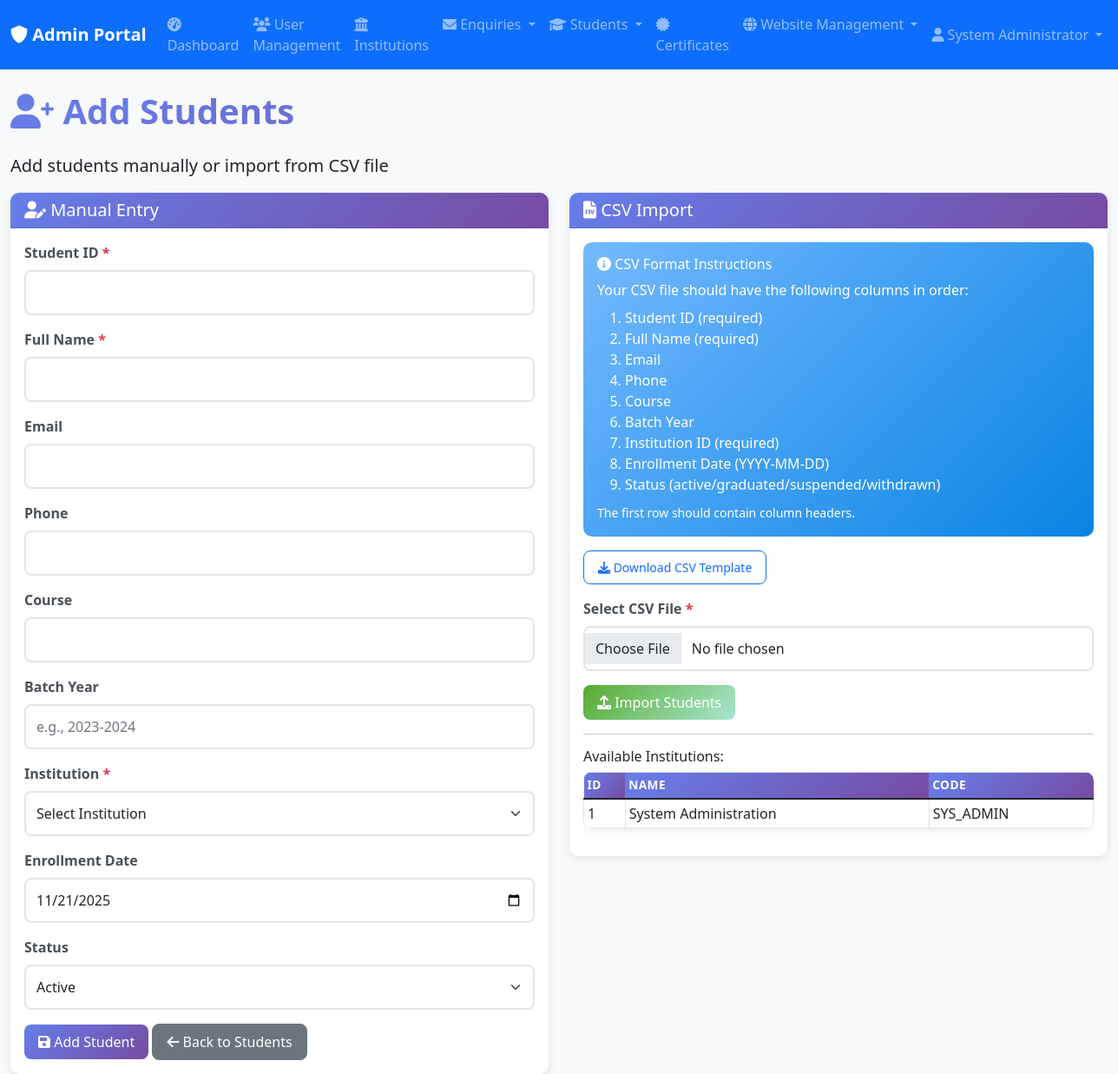
The app's page /public/admin/add_student.php (signed in) with its own data.
### tables this page shows
CREATE TABLE institutions (
    id INT PRIMARY KEY AUTO_INCREMENT,
    name VARCHAR(100) NOT NULL,
    code VARCHAR(20) UNIQUE NOT NULL,
    address TEXT,
    phone VARCHAR(20),
    email VARCHAR(100),
    established_date DATE,
    is_active BOOLEAN DEFAULT TRUE,
    created_at TIMESTAMP DEFAULT CURRENT_TIMESTAMP,
    updated_at TIMESTAMP DEFAULT CURRENT_TIMESTAMP ON UPDATE CURRENT_TIMESTAMP
);

### includes/functions.php (called while the page is built, shortened)
<?php
function url($path = '') {
    $path = ltrim($path, '/');
    return BASE_URL . ($path ? '/' . $path : '');
}

### includes/db_connect.php (called while the page is built, shortened)
<?php
if (!class_exists('DatabaseConnection')) {
    class DatabaseConnection {
        private static $instance = null;
        private $connection;
        private $host;
        private $db_name;
        private $username;
        private $password;
    private function __construct() {
        $this->host = DB_HOST;
        $this->db_name = DB_NAME;
        $this->username = DB_USER;
        $this->password = DB_PASS;
    }
    public static function getInstance() {
        if (self::$instance === null) {
            self::$instance = new self();
        }
        return self::$instance;
    }
    private function connect() {
        try {
            $dsn = "mysql:host={$this->host};dbname={$this->db_name};charset=" . DB_CHARSET;
            $options = [
                PDO::ATTR_ERRMODE => PDO::ERRMODE_EXCEPTION,
                PDO::ATTR_DEFAULT_FETCH_MODE => PDO::FETCH_ASSOC,
                PDO::ATTR_EMULATE_PREPARES => false
            ];
            if (defined('PDO::MYSQL_ATTR_INIT_COMMAND')) {
                $options[PDO::MYSQL_ATTR_INIT_COMMAND] = "SET NAMES " . DB_CHARSET;
            }
            $this->connection = new PDO($dsn, $this->username, $this->password, $options);
        } catch (PDOException $e) {
            $this->logError("Database connection failed: " . $e->getMessage());
            if (DEBUG_MODE) {
                die("Database connection failed: " . $e->getMessage());
            } else {
                die("Database connection failed. Please try again later.");
            }
        }
    }
    public function getConnection() {
        try {
            $this->connection->query('SELECT 1');
        } catch (PDOException $e) {
            $this->connect();
        }
        return $this->connection;
    }
    public function execute($query, $params = []) {
        try {
            $stmt = $this->connection->prepare($query);
            $stmt->execute($params);
            return $stmt;
        } catch (PDOException $e) {
            $this->logError("Query execution failed: " . $e->getMessage() . " | Query: " . $query);
            throw new Exception("Database operation failed");
        }
    }
    public function fetchAll($query, $params = []) {
        $stmt = $this->execute($query, $params);
        return $stmt->fetchAll();
    }
    }
}
if (!function_exists('fetchAll')) {
    function fetchAll($query, $params = []) {
        return DatabaseConnection::getInstance()->fetchAll($query, $params);
    }
}
?>

### public/admin/add_student.php (the view, shortened to what this page needs)
<?php
require_once __DIR__ . '/../../includes/auth_check_admin.php';
$institutions = fetchAll("SELECT id, name, code FROM institutions WHERE is_active = 1 ORDER BY name");
?>
<div class="row">
    <div class="col-12">
        <h1 class="text-gradient mb-4">
            <i class="fas fa-user-plus"></i> Add Students
        </h1>
        <p class="lead">Add students manually or import from CSV file</p>
    </div>
</div>
<div class="row">
    <div class="col-md-6">
        <div class="card">
            <div class="card-header bg-primary text-white">
                <h5 class="mb-0"><i class="fas fa-user-edit"></i> Manual Entry</h5>
            </div>
            <div class="card-body">
                <form method="POST">
                    <div class="mb-3">
                        <label for="student_id" class="form-label">Student ID <span class="text-danger">*</span></label>
                        <input type="text" class="form-control" id="student_id" name="student_id" required>
                    </div>
                    <div class="mb-3">
                        <label for="full_name" class="form-label">Full Name <span class="text-danger">*</span></label>
                        <input type="text" class="form-control" id="full_name" name="full_name" required>
                    </div>
                    <div class="mb-3">
                        <label for="email" class="form-label">Email</label>
                        <input type="email" class="form-control" id="email" name="email">
                    </div>
                    <div class="mb-3">
                        <label for="phone" class="form-label">Phone</label>
                        <input type="text" class="form-control" id="phone" name="phone">
                    </div>
                    <div class="mb-3">
                        <label for="course" class="form-label">Course</label>
                        <input type="text" class="form-control" id="course" name="course">
                    </div>
                    <div class="mb-3">
                        <label for="batch_year" class="form-label">Batch Year</label>
                        <input type="text" class="form-control" id="batch_year" name="batch_year" placeholder="e.g., 2023-2024">
                    </div>
                    <div class="mb-3">
                        <label for="institution_id" class="form-label">Institution <span class="text-danger">*</span></label>
                        <select class="form-select" id="institution_id" name="institution_id" required>
                            <option value="">Select Institution</option>
                        </select>
                    </div>
                    <div class="mb-3">
                        <label for="enrollment_date" class="form-label">Enrollment Date</label>
                        <input type="date" class="form-control" id="enrollment_date" name="enrollment_date" value="<?php echo date('Y-m-d'); ?>">
                    </div>
                    <div class="mb-3">
                        <label for="status" class="form-label">Status</label>
                        <select class="form-select" id="status" name="status">
                            <option value="active">Active</option>
                        </select>
                    </div>
                    <button type="submit" class="btn btn-primary">
                        <i class="fas fa-save"></i> Add Student
                    </button>
                    <a href="<?php echo url('admin/students.php'); ?>" class="btn btn-secondary">
                        <i class="fas fa-arrow-left"></i> Back to Students
                    </a>
                </form>
            </div>
        </div>
    </div>
    <div class="col-md-6">
        <div class="card">
            <div class="card-header bg-success text-white">
                <h5 class="mb-0"><i class="fas fa-file-csv"></i> CSV Import</h5>
            </div>
            <div class="card-body">
                <div class="alert alert-info">
                    <h6><i class="fas fa-info-circle"></i> CSV Format Instructions</h6>
                    <p class="mb-2">Your CSV file should have the following columns in order:</p>
                    <ol class="mb-2">
                        <li>Student ID (required)</li>
                        <li>Full Name (required)</li>
                        <li>Email</li>
                        <li>Phone</li>
                        <li>Course</li>
                        <li>Batch Year</li>
                        <li>Institution ID (required)</li>
                        <li>Enrollment Date (YYYY-MM-DD)</li>
                        <li>Status (active/graduated/suspended/withdrawn)</li>
                    </ol>
                    <p class="mb-0"><small>The first row should contain column headers.</small></p>
                </div>
                <div class="mb-3">
                    <a href="<?php echo url('admin/download_student_template.php'); ?>" class="btn btn-outline-primary btn-sm">
                        <i class="fas fa-download"></i> Download CSV Template
                    </a>
                </div>
                <form method="POST" enctype="multipart/form-data">
                    <div class="mb-3">
                        <label for="csv_file" class="form-label">Select CSV File <span class="text-danger">*</span></label>
                        <input type="file" class="form-control" id="csv_file" name="csv_file" accept=".csv" required>
                    </div>
                    <button type="submit" class="btn btn-success">
                        <i class="fas fa-upload"></i> Import Students
                    </button>
                </form>
                <hr>
                <h6>Available Institutions:</h6>
                <div class="table-responsive" style="max-height: 300px; overflow-y: auto;">
                    <table class="table table-sm table-bordered">
                        <thead>
                            <tr>
                                <th>ID</th>
                                <th>Name</th>
                                <th>Code</th>
                            </tr>
                        </thead>
                        <tbody>
                            <?php foreach ($institutions as $inst): ?>
                                <tr>
                                    <td><?php echo $inst['id']; ?></td>
                                    <td><?php echo htmlspecialchars($inst['name']); ?></td>
                                    <td><?php echo htmlspecialchars($inst['code']); ?></td>
                                </tr>
                            <?php endforeach; ?>
                        </tbody>
                    </table>
                </div>
            </div>
        </div>
    </div>
</div>

### public/css/portal.css (style rules this page uses)
body { font-family: 'Segoe UI', Tahoma, Geneva, Verdana, sans-serif; background-color: #f8f9fa; }
.card { border: none; border-radius: 10px; box-shadow: 0 2px 10px rgba(0, 0, 0, 0.1); transition: all 0.3s ease; }
.card-header { background: linear-gradient(135deg, #667eea 0%, #764ba2 100%); color: white; border-radius: 10px 10px 0 0 !important; font-weight: 600; }
.btn { border-radius: 8px; font-weight: 500; padding: 0.5rem 1rem; transition: all 0.3s ease; }
.btn-primary { background: linear-gradient(135deg, #667eea 0%, #764ba2 100%); border: none; }
.btn-success { background: linear-gradient(135deg, #56ab2f 0%, #a8e6cf 100%); border: none; }
.table { background: white; border-radius: 10px; overflow: hidden; box-shadow: 0 2px 10px rgba(0, 0, 0, 0.1); }
.table thead th { background: linear-gradient(135deg, #667eea 0%, #764ba2 100%); color: white; border: none; font-weight: 600; text-transform: uppercase; letter-spacing: 0.5px; font-size: 0.85rem; }
.table tbody tr { transition: all 0.3s ease; }
.form-control, .form-select { border: 2px solid #e1e5e9; border-radius: 8px; padding: 0.75rem; transition: all 0.3s ease; }
.form-label { font-weight: 600; color: #495057; margin-bottom: 0.5rem; }
.alert { border: none; border-radius: 10px; font-weight: 500; }
.alert-info { background: linear-gradient(135deg, #74b9ff 0%, #0984e3 100%); color: white; }
.text-gradient { background: linear-gradient(135deg, #667eea 0%, #764ba2 100%); -webkit-background-clip: text; -webkit-text-fill-color: transparent; background-clip: text; font-weight: 600; }

### records on screen
institutions: id "1", name "System Administration", code "SYS_ADMIN"

### other values on screen
$item['title'] "Dashboard"
$item['title'] "User Management"
$item['title'] "Institutions"
$item['title'] "Enquiries"
$item['title'] "Students"
$item['title'] "Certificates"
$item['title'] "Website Management"
$userName "System Administrator"
